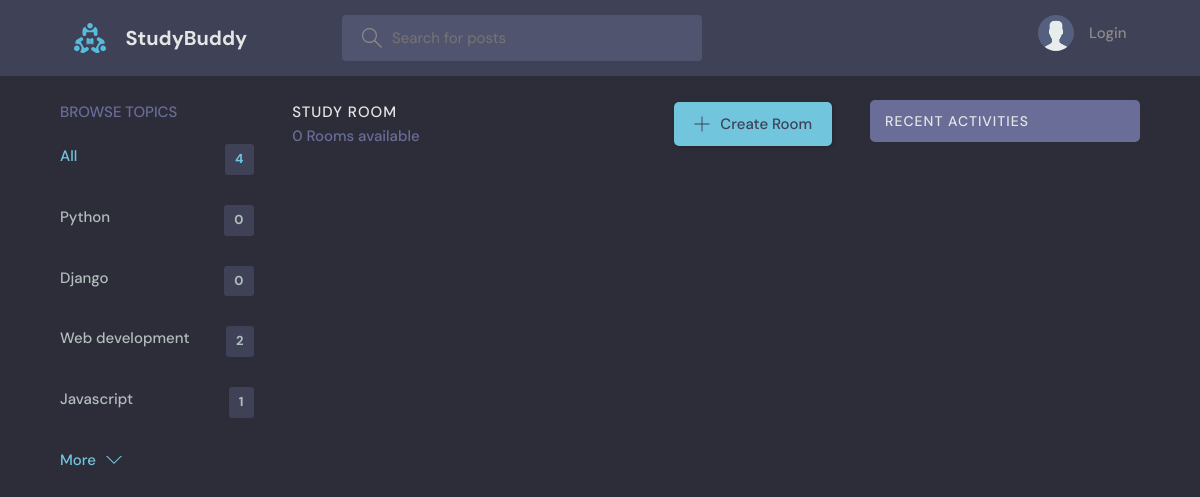
Before: /?q=Django with the older database file.
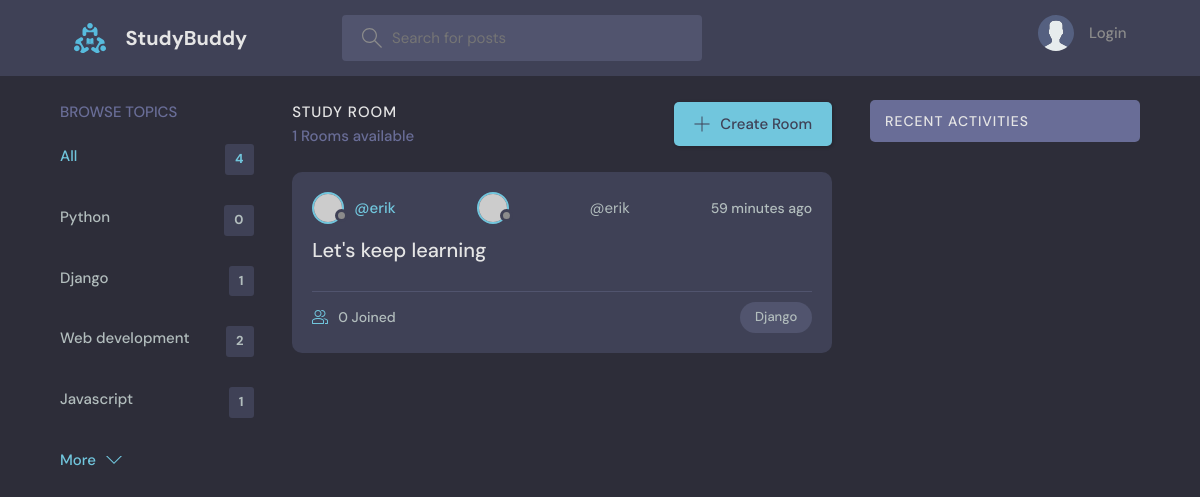
After: the same page with the newer database file.
### base/models.py (models this page shows, shortened)
class Topic(models.Model):
    name = models.CharField(max_length=200)

class Room(models.Model):
    host = models.ForeignKey(User, on_delete=models.SET_NULL, null=True)
    topic = models.ForeignKey(Topic, on_delete=models.SET_NULL, null=True)
    name = models.CharField(max_length=200)
    description = models.TextField(null=True, blank=True)
    participants = models.ManyToManyField(
        User, related_name='participants', blank=True)
    updated = models.DateTimeField(auto_now=True)
    created = models.DateTimeField(auto_now_add=True)
    class Meta:
        ordering = ['-updated', '-created']

### base/views.py (the view)
# urls.py: path('', views.home, name="home"),
def home(request):
    q= request.GET.get('q') if request.GET.get('q') != None else ''
    rooms = Room.objects.filter(
        Q(topic__name__icontains= q) |
        Q(name__icontains=q) |
        Q(description__icontains=q)
        )
    topics = Topic.objects.all()
    room_count = rooms.count()
    room_messages = Message.objects.filter(
        Q(room__topic__name__icontains=q))[0:3]
    context = {'rooms': rooms, 'topics':topics, 'room_count' : rooms.count, 'room_messages' : room_messages}
    return render(request, 'base/home.html', context)

### base/templates/base/home.html (shortened to what this page needs)
{% extends 'main.html' %}
{% block content %}
    <main class="layout layout--3">
      <div class="container">
        {% include 'base/topics_component.html' %}
        <div class="roomList">
          <div class="roomList__header">
            <div>
              <h2>Study Room</h2>
              <p>{{room_count}} Rooms available</p>
            </div>
            <a class="btn btn--main" href="{% url 'create-room' %}">
              <svg version="1.1" xmlns="http://www.w3.org/2000/svg" width="32" height="32" viewBox="0 0 32 32">
                <title>add</title>
                <path
                  d="M16.943 0.943h-1.885v14.115h-14.115v1.885h14.115v14.115h1.885v-14.115h14.115v-1.885h-14.115v-14.115z"
                ></path>
              </svg>
              Create Room
            </a>
          </div>
          {% include 'base/feed_component.html' %}
        </div>
         {% include 'base/activity_component.html' %}
      </div>
    </main>
    {% endblock %}

### templates/main.html (shortened to what this page needs)
<!DOCTYPE html>
{% load static %}
<html lang="en">
  <head>
    <link rel="stylesheet" href="{% static 'styles/style.css' %}" />
  </head>
  <body>
    {% include 'navbar.html' %}
    {% block content %}
    {% endblock %}
  </body>
</html>

### templates/navbar.html (shortened to what this page needs)
{% load static %}
<header class="header header--loggedIn">
    <div class="container">
        <a href="{% url 'home' %}" class="header__logo">
            <img src="{% static 'images/logo.svg' %}" />
            <h1>StudyBuddy</h1>
        </a>
        <form class="header__search" method="GET" action="{% url 'home' %}">
            <label>
                <input name="q" placeholder="Search for posts" />
            </label>
        </form>
        <nav class="header__menu">
            {% if request.user.is_authenticated %}
            <div class="header__user">
                <a href="profile.html">
                    <div class="avatar avatar--medium active">
                        <img src="{{request.user.avatar.url}}" />
                    </div>
                    <p>{{request.user.username}} <span>@{{request.user.username}}</span></p>
                </a>
                <button class="dropdown-button">
                    <svg version="1.1" xmlns="http://www.w3.org/2000/svg" width="32" height="32" viewBox="0 0 32 32">
                        <title>chevron-down</title>
                        <path d="M16 21l-13-13h-3l16 16 16-16h-3l-13 13z"></path>
                    </svg>
                </button>
            </div>
            {% else %}
            <a href="{% url 'login' %}">
                <img src="{% static 'images/avatar.svg' %}" />
                <p>Login</p>
            </a>
            {% endif %}
        </nav>
    </div>
</header>

### base/templates/base/topics_component.html
<div class="topics">
    <div class="topics__header">
      <h2>Browse Topics</h2>
    </div>
    <ul class="topics__list">
      <li>
        <a href="{% url 'home' %}" class="active">All <span>{{topics.count}}</span></a>
      </li>
      {% for topic in topics %}
      <li>
        <a href="{% url 'home' %}?q={{ topic.name }}">{{topic.name}} <span>{{topic.room_set.all.count}}</span></a>
      </li>
      {% endfor %}
    </ul>
    <a class="btn btn--link" href="topics.html">
      More
      <svg version="1.1" xmlns="http://www.w3.org/2000/svg" width="32" height="32" viewBox="0 0 32 32">
        <title>chevron-down</title>
        <path d="M16 21l-13-13h-3l16 16 16-16h-3l-13 13z"></path>
      </svg>
    </a>
  </div>

### base/templates/base/feed_component.html (shortened to what this page needs)
{% for room in rooms %}
<div class="roomListRoom">
    <div class="roomListRoom__header">
        {% if room.host %}
        <a href="{% url 'user-profile' room.host.id %}" class="roomListRoom__author">
      {% else %}
        <a href="#" class="roomListRoom__author">
      {% endif %}
          <div class="avatar avatar--small">
            <img src="https://randomuser.me/api/portraits/women/11.jpg" />
          </div>
          <span>@{{ room.host.username|default:'Unknown' }}</span>
        </a>
        <div class="avatar avatar--small">
          <img src="https://randomuser.me/api/portraits/women/11.jpg" />
        </div>
        <span>@{{room.host.username}}</span>
      <div class="roomListRoom__actions">
        <span>{{room.created|timesince}} ago</span>
      </div>
    </div>
    <div class="roomListRoom__content">
      <a href="{% url 'room' room.id %}">{{room.name}}</a>
    </div>
    <div class="roomListRoom__meta">
      <a href="{% url 'room' room.id %}" class="roomListRoom__joined">
        {{room.participants.all.count}} Joined
      </a>
      <p class="roomListRoom__topic">{{room.topic.name}}</p>
    </div>
  </div>
  {% endfor %}

### base/templates/base/activity_component.html (shortened to what this page needs)
<div class="activities">
   <div class="activities__header">
       <h2>Recent Activities</h2>
   </div>
</div>

Changed rows visible on the page:
computed for Topic "Django": room_set.all.count "0" → "1"
added Room: host.username "erik", created "59 minutes", name "Let's keep learning", participants.all.count "0", topic.name "Django"
Other visible differences:
{{ room_count }}: "0" → "1"
